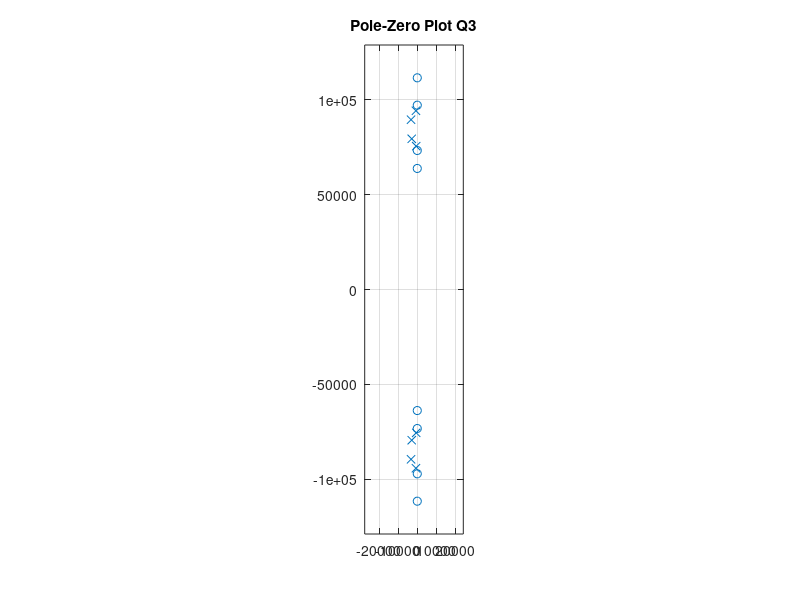
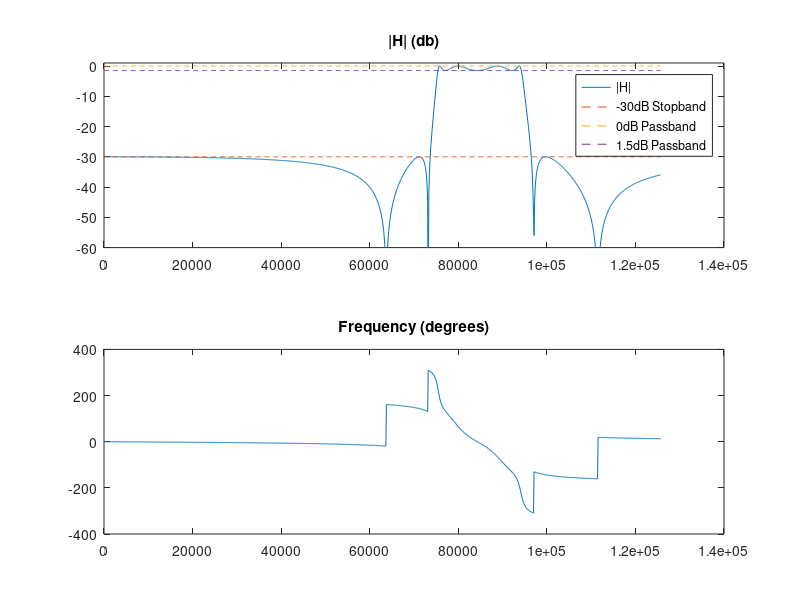
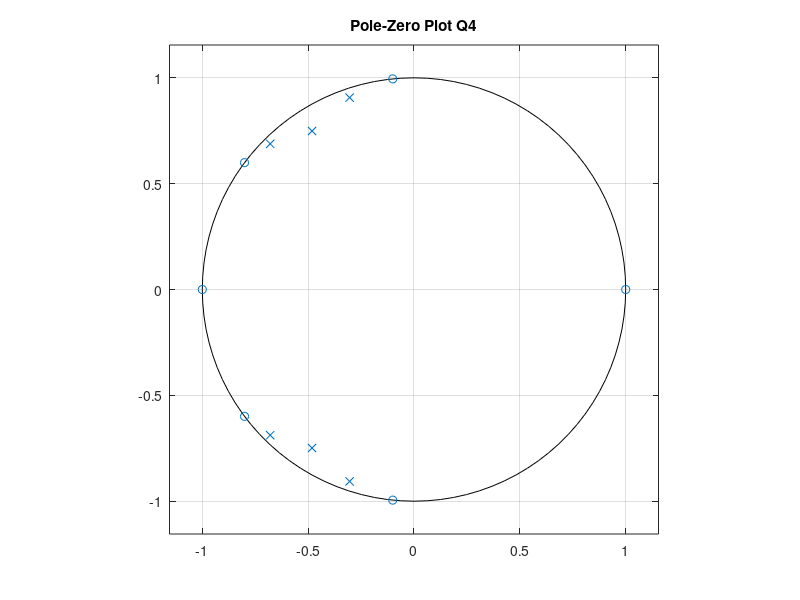
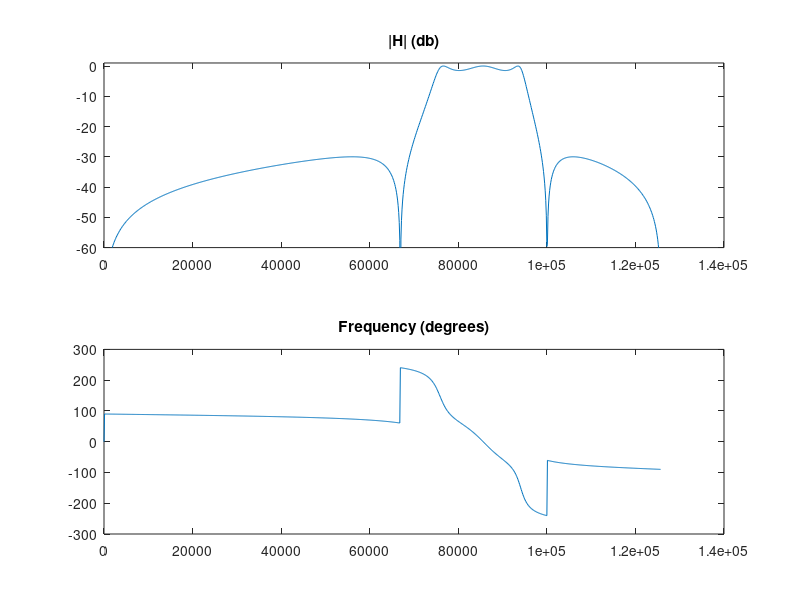

These figures' MATLAB source, in order:
clc;
clear;
close all;
%% q3

fp = [12e3, 15e3];
fs = [10e3, 16e3];
rp = 1.5;
rs = 30;
[n, wn] = ellipord(2*pi * fp, 2 * pi * fs, rp, rs, 's');
[z, p, k] = ellip(n, rp, rs, wn, 's');
[b, a] = zp2tf(z, p , k);

figure();
zplane(z, p);
title("Pole-Zero Plot Q3");

figure();
% n is the lowest order elliptic filter that could be made
% nVal is a boolean value that verifies that 2*n is the filter order
nVal = (2 * n == length(p));
disp(nVal);

f = 2 * pi* linspace(0, 20000, 1000);
h = freqs(b, a, f);

l = -30+zeros(1, 1000); l2 = zeros(1, 1000); l3 = -1.5+zeros(1, 1000);

subplot(2,1,1);
plot(f,20*log10(abs(h)), f, l,'--', f, l2, '--', f, l3, '--');
legend({'|H|', '-30dB Stopband', '0dB Passband', '1.5dB Passband'});
title("|H| (db)");
ylim([-60,1]); 

subplot(2,1,2);
plot(f, rad2deg(unwrap(angle(h))));
title("Frequency (degrees)");

% The overdesign here is that it reaches 30dB attenuation faster than
% specifications require (found by plugging in n-1 into the filter)

%% q4

fp = [12e3 15e3];
fs = [10e3 16e3];
rp =1.5;
rs=30; 
fsamp = 40e3; 
[nd,wnd] = ellipord(fp/(fsamp/2),fs/(fsamp/2),rp,rs);
[zd,pd,kd] = ellip(nd,rp,rs,wnd); 
[bd,ad] = zp2tf(zd,pd,kd); 

% 2 * nd is 2 less than 2* n, so nd < n by 1.
disp(2 * nd);

figure();
zplane(zd, pd);
f = 2 * pi * linspace(0, fsamp/2, 1000);
h = freqz(bd, ad, 1000);
title("Pole-Zero Plot Q4");

figure();
subplot(2,1,1);
plot(f,20*log10(abs(h)));
title("|H| (db)");
ylim([-60,1]); 

subplot(2,1,2);
plot(f, rad2deg(unwrap(angle(h))));
title("Frequency (degrees)");